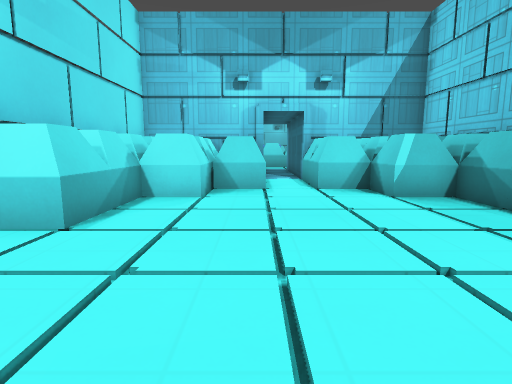
[1] (above)

21 first-person views from a walk through a 3-D level made in the Godot game engine. The camera is 1.2 m above the floor, tilts 8° down and sees 80° across. Doors that lead somewhere are drawn open, without their leaves. The floor is counted in squares, 1 m on a side. Each view is taken from the middle of a square. On the plan, view 1 faces up. The plan holds only what a view shows up to about 13 squares ahead; the rest is blank. The place goes on beyond the plan. Flat picture figures and markers are not drawn. Characters and animated objects are left out. Surface patterns are stand-ins for the level's own textures.

[2]
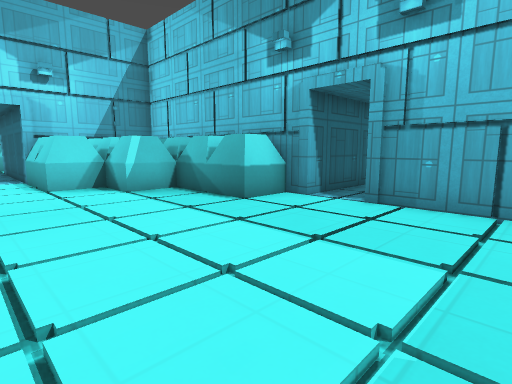

[3]
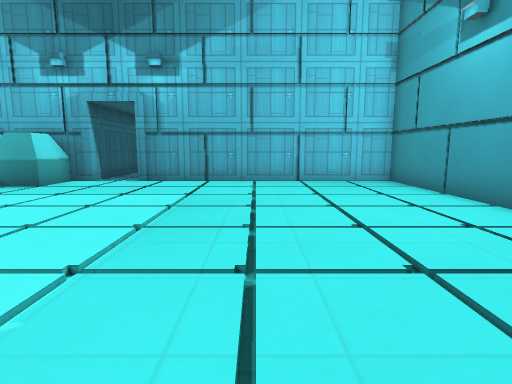

[4]
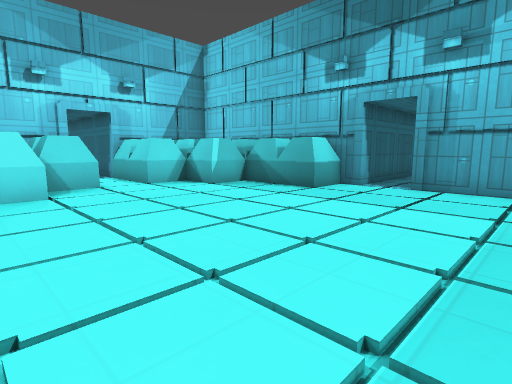

[5]
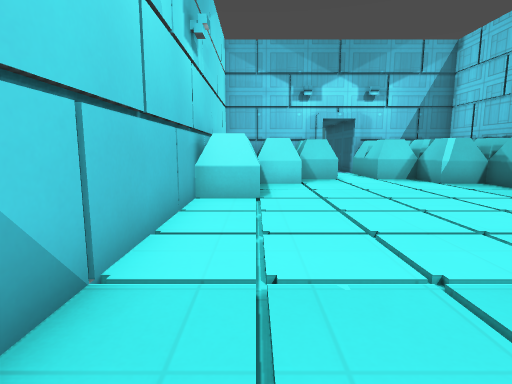

[6]
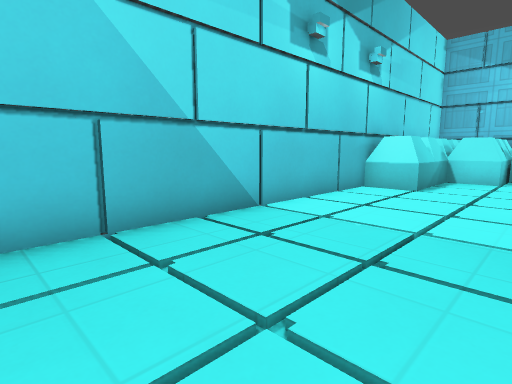

[7]
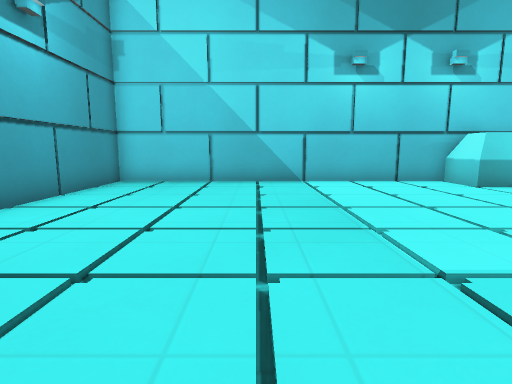

[8]
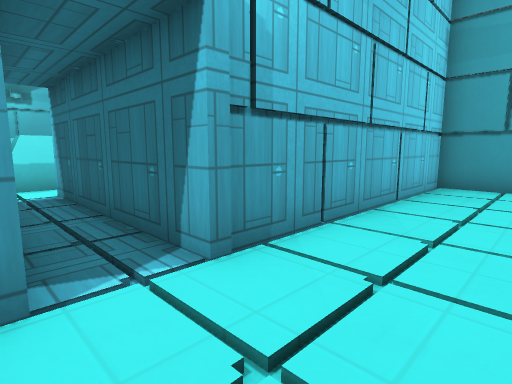

[9]
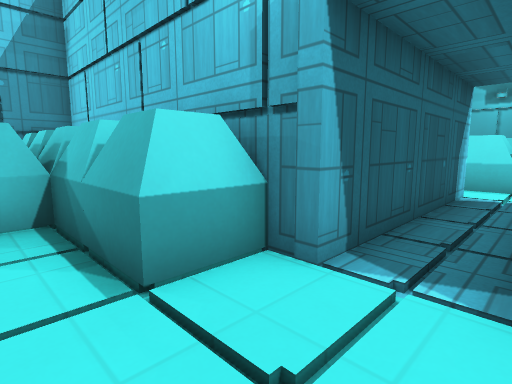

[10]
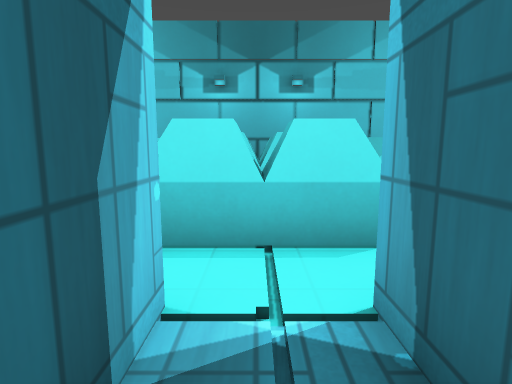

[11]
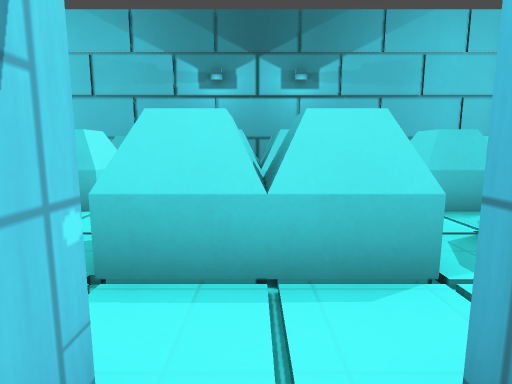

[12]
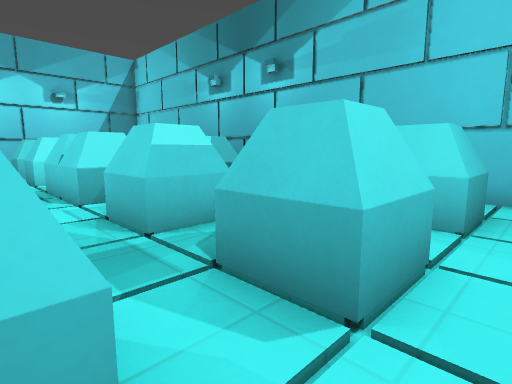

[13]
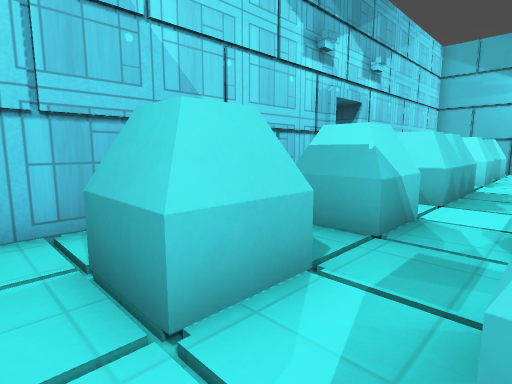

[14]
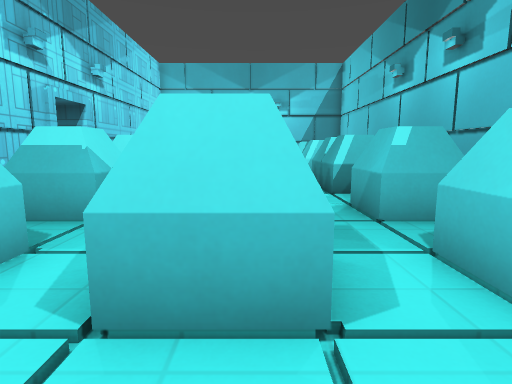

[15]
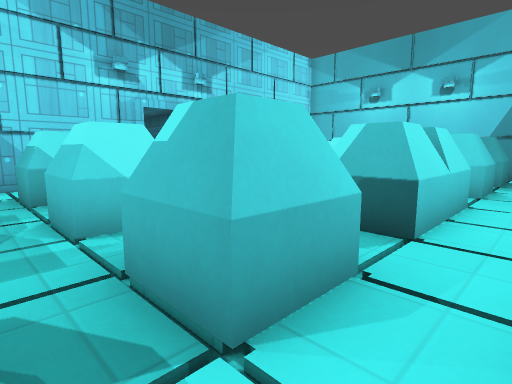

[16]
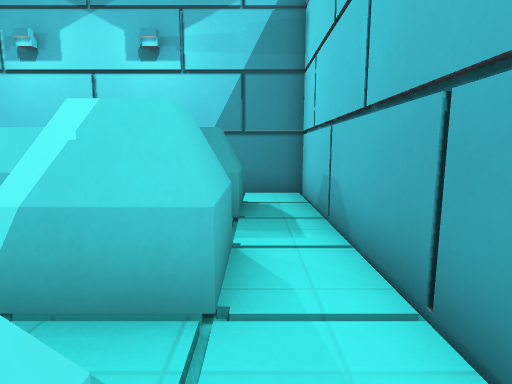

[17]
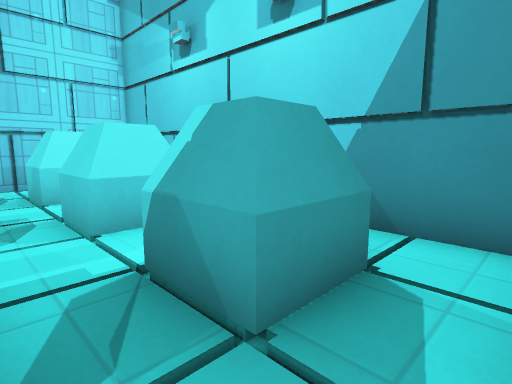

[18]
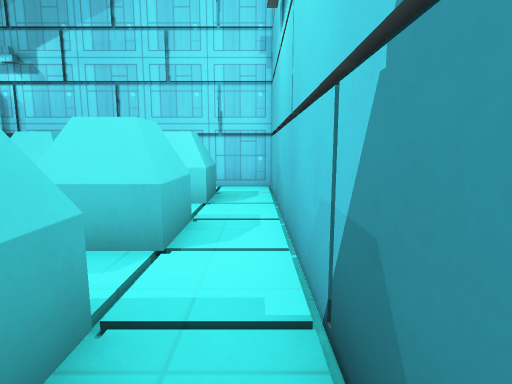

[19]
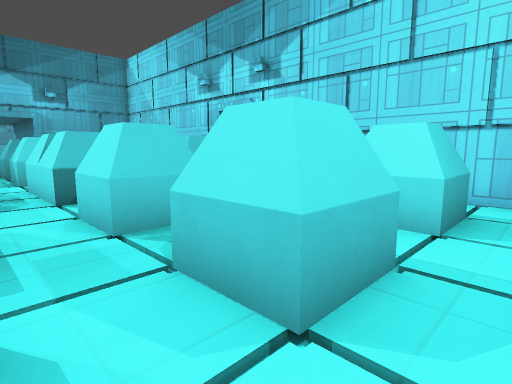

[20]
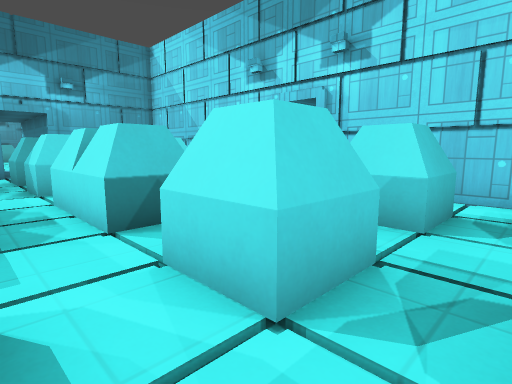

[21]
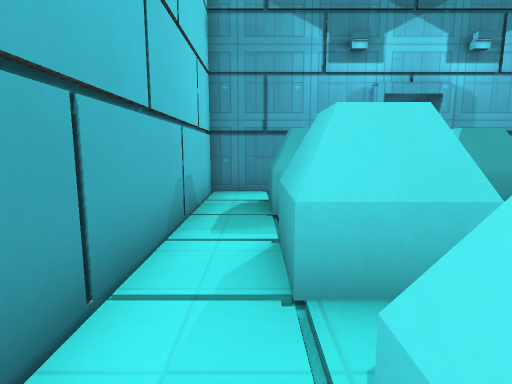

### Floor plan
Points are (right, up) in squares from view 1. A wall is a line through its corners. A room is listed if a view was taken in it or the views show most of it. See-through windows are left out.
Room 1 (views 1, 2, 3, 4, 5, 6, 7, 8, 9)
walls: (6.7, 3.7) (6.7, 4.5); (-4.5, 7.2) (-4.5, -6.7) (6.7, -6.7) (6.7, 2.1); (0.4, 12.5) (-2.1, 12.5); (5.9, 12.5) (1.9, 12.5) (1.9, 15.8)
ways out: open door at (7, 2.5) to room 2
objects: block (-4, 5) to (-3, 6); block (-4, 7) to (-3, 7); block (-4, 8) to (-4, 9); other object (-4, 10) to (-3, 10); block (-3, 8) to (-2, 9); block (-2, 10); other object (-2, 11) to (-2, 12); block (-1, 10) to (0, 10); other object (-1, 11) to (0, 12); block (2, 10) to (3, 10); block (2, 11) to (3, 12); block (4, 8) to (5, 9); block (4, 10) to (5, 10); other object (4, 11) to (5, 12); block (5, 5) to (7, 6); block (5, 7) to (7, 7); block (6, 8) to (7, 9); block (6, 10) to (7, 10); other object (6, 11) to (7, 12)
Room 2 (views 10, 11)
walls: (13.2, 3.7) (6.7, 3.7); (6.7, 2.1) (13.2, 2.1)
ways out: open door at (7, 2.5) to room 1; open door at (13, 2.5) to room 3
Room 3 (views 12, 13, 14, 15, 16, 17, 18, 19, 20, 21)
walls: (13.1, 1.5) (13.1, -2.1); (13.1, -3.9) (13.1, -5.8); (22.1, -6.7) (24.3, -6.7) (24.3, 12.5) (13.4, 12.5); (13.1, 12.6) (13.1, 4)
ways out: open door at (13, 2.5) to room 2
objects: block (15, -5) to (16, -4); block (15, -2) to (16, -1); block (15, 2) to (16, 2); block (15, 3) to (16, 4); block (15, 6) to (16, 7); block (15, 10) to (16, 11); block (18, -5) to (19, -4); block (18, -2) to (19, -1); block (18, 2) to (19, 2); block (18, 3) to (19, 4); block (18, 6) to (19, 7); block (18, 10) to (19, 11); block (21, -5) to (22, -4); block (21, -2) to (22, -1); block (21, 2) to (22, 2); block (21, 3) to (22, 4); block (21, 6) to (22, 7); block (21, 10) to (22, 11)

Where each view was taken, in squares from view 1:
view 1: 0 up, 0 right, facing up
view 2: 1 down, 0 right, facing up-right
view 3: 2 down, 4 left, facing right
view 4: 1 down, 3 left, facing up-right
view 5: 3 down, 3 left, facing up
view 6: 5 down, 0 right, facing up-left
view 7: 2 down, 6 right, facing left
view 8: 4 up, 4 right, facing down-right
view 9: 2 up, 4 right, facing up-right
view 10: 3 up, 11 right, facing right
view 11: 3 up, 12 right, facing right
view 12: 6 down, 16 right, facing up-right
view 13: 6 down, 18 right, facing up-left
view 14: 7 down, 19 right, facing up
view 15: 3 down, 24 right, facing up-left
view 16: 4 up, 23 right, facing up
view 17: 8 up, 24 right, facing up-left
view 18: 12 up, 23 right, facing left
view 19: 12 up, 21 right, facing down-left
view 20: 9 up, 21 right, facing down-left
view 21: 2 up, 23 right, facing down
